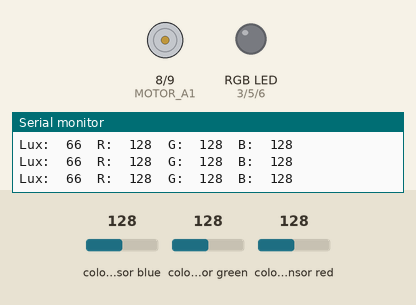
A sketch run on a simulated Arduino Uno, built with avr-gcc and run on an emulated ATmega328P. On the bench: motor-driver pin pairs drawn as motors (green arrow = first pin HIGH = forward, orange = second pin HIGH = backward, longer = more drive, scaled by the enable pin), an RGB LED mixed from three pins (HIGH = lit), the last lines printed to the serial monitor. The test bench sets the inputs (shaded band); at power-on: colour sensor blue 128, colour sensor red 128, colour sensor green 128. Dim RGB values are drawn brighter than linear.

Above: at 6.2 s.
6.3 s: colour sensor blue set to 155
7.8 s: colour sensor blue set to 161
At 9.0 s:
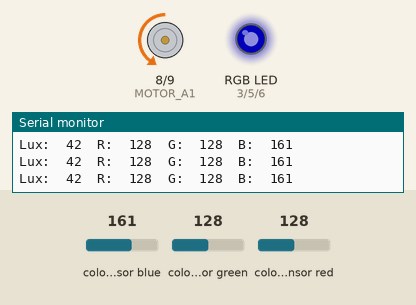
9.3 s: colour sensor red set to 134
At 10.5 s:
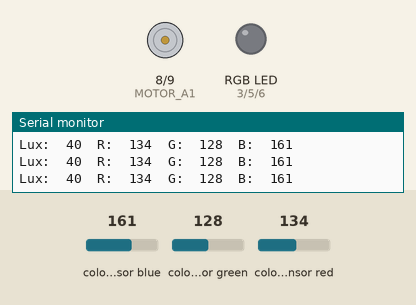
10.8 s: colour sensor red set to 189
12.3 s: colour sensor red set to 194
At 13.7 s:
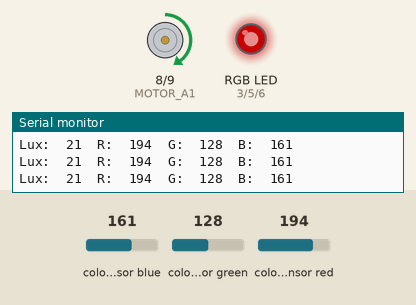
Timing chart, 0 to 14.8 s (numbered marks = the images above; inputs shaded):
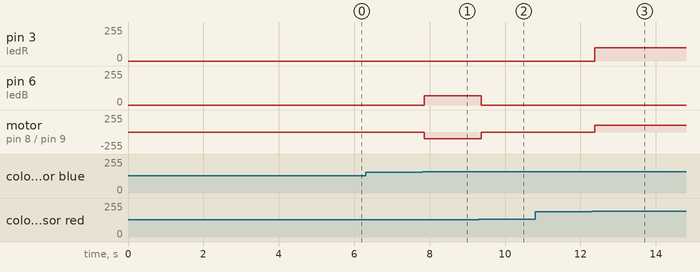

Measured:
- the behaviour switches between 158 and 159 on colour sensor blue (found by bisection; images 0 and 1)
- the behaviour switches between 130 and 131 on colour sensor red (found by bisection; images 1 and 2)
- the behaviour switches between 191 and 192 on colour sensor red (found by bisection; images 2 and 3)
- after the input at 7.8 s, pin 6 (ledB): 0/255 → 70/255 after 0.06 s; motor on pin 8 (MOTOR_A1) / pin 9 (MOTOR_A2): stopped → backward 100/255 after 0.06 s
- after the input at 9.3 s, pin 6 (ledB): 70/255 → 0/255 after 0.07 s; motor on pin 8 (MOTOR_A1) / pin 9 (MOTOR_A2): backward 100/255 → stopped after 0.07 s
- after the input at 12.3 s, pin 3 (ledR): 0/255 → 100/255 after 0.09 s; motor on pin 8 (MOTOR_A1) / pin 9 (MOTOR_A2): stopped → forward 100/255 after 0.09 s

The sketch:

Prueba_Motor_SensorColor.ino
```cpp
#include <Wire.h>
#include "Adafruit_TCS34725.h"

// ===== Pines del L298N =====
#define MOTOR_A1 8
#define MOTOR_A2 9
#define ENA 10
#define MAX_SPEED 100

// ===== Configuración de detección =====
#define DARKNESS_UMBRAL 30
#define COLOR_DIF 30

// ===== Identificación de colores =====
#define BLACK   0
#define WHITE   1
#define RED     2
#define GREEN   3
#define BLUE    4
#define MAGENTA 5
#define YELLOW  6
#define CYAN    7

// ===== Pines LED RGB =====
#define ledR 3
#define ledG 5
#define ledB 6

float red,green,blue,lux;
uint8_t color;
uint16_t colorTemp;

float redCald = 1, greenCald = 1, blueCald = 1;

// Inicializa sensor
Adafruit_TCS34725 tcs =
Adafruit_TCS34725(TCS34725_INTEGRATIONTIME_50MS, TCS34725_GAIN_4X);

// ===== Prototipos =====
uint8_t getColor(float r, float g, float b, float l);
void calibrate(float *Rcal, float *Gcal, float *Bcal);

void motorForward();
void motorReverse();
void motorStop();

void setup() {

  Serial.begin(9600);

  // Pines motor
  pinMode(MOTOR_A1, OUTPUT);
  pinMode(MOTOR_A2, OUTPUT);
  pinMode(ENA, OUTPUT);

  // Pines LED
  pinMode(ledR, OUTPUT);
  pinMode(ledG, OUTPUT);
  pinMode(ledB, OUTPUT);

  Serial.println("Searching for sensor");

  while(!tcs.begin());

  Serial.println("Found sensor");
  Serial.println("Calibrating...");

  calibrate(&redCald, &greenCald, &blueCald);

  Serial.println("Calibration completed");

  Serial.print("red: "); Serial.println(redCald);
  Serial.print("green: "); Serial.println(greenCald);
  Serial.print("blue: "); Serial.println(blueCald);
}

void loop() {

  // Lectura del sensor
  tcs.getRGB(&red, &green, &blue);

  red *= redCald;
  green *= greenCald;
  blue *= blueCald;

  lux = tcs.calculateLux(red,green,blue);
  colorTemp = tcs.calculateColorTemperature(uint16_t(red),uint16_t(green),uint16_t(blue));

  // Debug
  Serial.print("Lux:\t"); Serial.print(int(lux));
  Serial.print("\tR:\t"); Serial.print(int(red));
  Serial.print("\tG:\t"); Serial.print(int(green));
  Serial.print("\tB:\t"); Serial.println(int(blue));

  color = getColor(red, green, blue, lux);

  switch(color){

    case RED:
      analogWrite(ledR,100);
      analogWrite(ledG,0);
      analogWrite(ledB,0);
      motorForward();
    break;

    case BLUE:
      analogWrite(ledR,0);
      analogWrite(ledG,0);
      analogWrite(ledB,70);
      motorReverse();
    break;

    default:
      analogWrite(ledR,0);
      analogWrite(ledG,0);
      analogWrite(ledB,0);
      motorStop();
    break;
  }

  delay(200);
}

// ===== Control del motor =====

void motorForward(){
  digitalWrite(MOTOR_A1,HIGH);
  digitalWrite(MOTOR_A2,LOW);
  analogWrite(ENA,MAX_SPEED);
}

void motorReverse(){
  digitalWrite(MOTOR_A1,LOW);
  digitalWrite(MOTOR_A2,HIGH);
  analogWrite(ENA,MAX_SPEED);
}

void motorStop(){
  digitalWrite(MOTOR_A1,LOW);
  digitalWrite(MOTOR_A2,LOW);
  analogWrite(ENA,0);
}

// ===== Detección de color =====

uint8_t getColor(float r, float g, float b, float l){

  float rgDif = abs(r-g);
  float rbDif = abs(r-b);
  float gbDif = abs(g-b);

  if(r>g && r>b && rgDif>COLOR_DIF && rbDif>COLOR_DIF)
    return RED;

  if(b>r && b>g && rbDif>COLOR_DIF && gbDif>COLOR_DIF)
    return BLUE;

  if(g>r && g>b && rgDif>COLOR_DIF && gbDif>COLOR_DIF)
    return GREEN;

  if(l >= DARKNESS_UMBRAL)
    return WHITE;

  return BLACK;
}

// ===== Calibración =====

void calibrate(float *Rcal, float *Gcal, float *Bcal){

  float Rred, Rgreen, Rblue;
  float Mred=0, Mgreen=0, Mblue=0;

  *Rcal=1;
  *Gcal=1;
  *Bcal=1;

  for (uint8_t i=0;i<100;i++){
    tcs.getRGB(&Rred,&Rgreen,&Rblue);
    Mred += Rred;
    Mgreen += Rgreen;
    Mblue += Rblue;
  }

  Mred/=100;
  Mgreen/=100;
  Mblue/=100;

  if (Mred < Mgreen && Mred < Mblue){

    while (Mgreen* *Gcal - Mred* *Rcal >0.1)
      *Gcal -=0.001;

    while (Mblue* *Bcal - Mred* *Rcal >0.1)
      *Bcal -=0.001;
  }

  else if (Mgreen < Mred && Mgreen < Mblue){

    while (Mred* *Rcal - Mgreen* *Gcal >0.1)
      *Rcal -=0.001;

    while (Mblue* *Bcal - Mgreen* *Gcal >0.1)
      *Bcal -=0.001;
  }

  else{

    while (Mred* *Rcal - Mblue* *Bcal >0.1)
      *Rcal -=0.001;

    while (Mgreen* *Gcal - Mblue* *Bcal >0.1)
      *Gcal -=0.001;
  }
}
```
